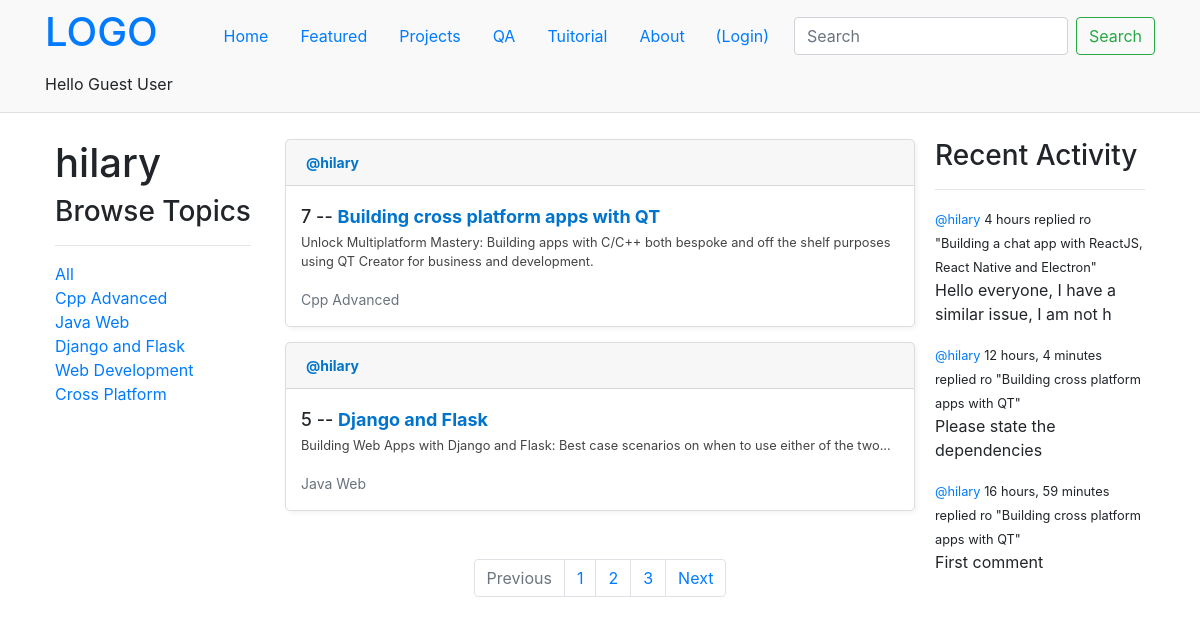
The app's page /profile/1/, older data.
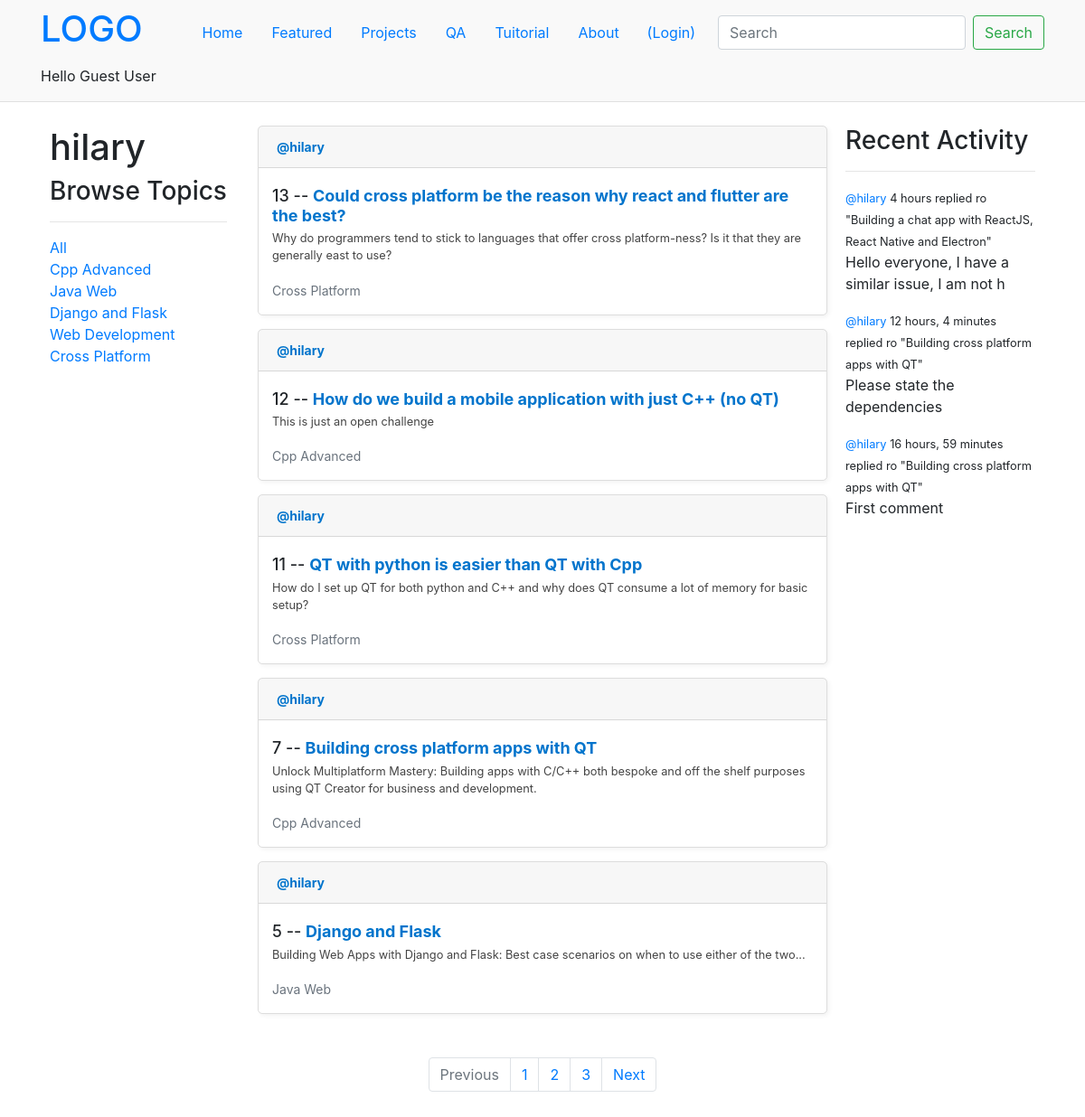
The same page, newer data.
### base/models.py (models this page shows, shortened)
class Topic(models.Model):
    name  = models.CharField(max_length=200)

class Room(models.Model):
    host = models.ForeignKey(User, on_delete=models.SET_NULL, null=True)
    topic = models.ForeignKey(Topic, on_delete=models.SET_NULL, null=True)
    name = models.CharField(max_length=200)
    description = models.TextField(null=True, blank=True)
    participants = models.ManyToManyField(User, related_name='participants', blank=True)
    updated  = models.DateTimeField(auto_now=True)
    created  = models.DateTimeField(auto_now_add=True)
    class Meta:
        ordering = ['-updated', '-created']
    def __str__(self):
        return self.name

class Message(models.Model):
    user = models.ForeignKey(User, on_delete=models.CASCADE)
    room = models.ForeignKey(Room, on_delete=models.CASCADE)
    body = models.TextField()
    updated  = models.DateTimeField(auto_now=True)
    created  = models.DateTimeField(auto_now_add=True)
    class Meta:
        ordering = ['-updated', '-created']
    def __str__(self):
        return self.body[0:50]

### base/views.py (the view)
# urls.py: path('profile/<str:pk>/', views.userProfile, name='user-profile'),
def userProfile(request, pk):
    user = User.objects.get(id=pk)
    rooms = user.room_set.all()
    room_messages = user.message_set.all()
    topics = Topic.objects.all()
    content = {
        'user': user, 'rooms': rooms, 'room_messages': room_messages, 'topics': topics
    }
    return render(request, 'base/profile.html', content)

### base/templates/base/profile.html (shortened to what this page needs)
{% extends "main.html" %} {% block content %}
<div class="home-container container">
    <div class="profile-container">
        <div>
            <div style="position: fixed">
                <h1>{{user.username}}</h1>
                {% include 'base/topics_component.html' %}
            </div>
        </div>
        <div>
            {% include 'base/feed_component.html' %}
            <nav aria-label="Page navigation example" class="my-5">
                <ul class="pagination justify-content-center">
                    <li class="page-item disabled">
                        <a class="page-link">Previous</a>
                    </li>
                    <li class="page-item"><a class="page-link" href="#">1</a></li>
                    <li class="page-item"><a class="page-link" href="#">2</a></li>
                    <li class="page-item"><a class="page-link" href="#">3</a></li>
                    <li class="page-item">
                    <a class="page-link" href="#">Next</a>
                    </li>
                </ul>
            </nav>
        </div>
        <div>{% include 'base/activity_component.html' %}</div>
    </div>
</div>
{% endblock content %}

### templates/main.html (shortened to what this page needs)
<!DOCTYPE html>
{% load static %}
<html style="scrollbar-width: none;">
    <head>
        <link rel="stylesheet" href="{% static 'css/bootstrap.min.css' %}">
        <link rel="stylesheet" href="{% static 'css/main.css' %}" media="screen">
    </head>
    <body class='pt-0'>
        {% include "navbar.html" %}
        {% block content %}
        {% endblock  %}
    </body>
</html>

### templates/navbar.html (shortened to what this page needs)
<div class="parent" style="position: sticky;">
  <nav class="bg-body-tertiary container">
    <div class="container-fluid d-flex my-0" style="justify-content: space-between; align-items: center;">
      <a class="my-2" href="/"><h1>LOGO</h1></a>
      <div class="d-flex" id="navbarText">
        <ul class="d-flex m-0">
          <li class="nav-item" style="height: fit-content;">
            <a class="nav-link active" aria-current="page" href="/">Home</a>
          </li>
          <li class="nav-item">
            <a class="nav-link" href="#">Featured</a>
          </li>
          <li class="nav-item">
            <a class="nav-link" href="#">Projects</a>
          </li>
          <li class="nav-item">
            <a class="nav-link active" aria-current="page" href="#">QA</a>
          </li>
          <li class="nav-item">
            <a class="nav-link" href="#">Tuitorial</a>
          </li>
          <li class="nav-item">
            <a class="nav-link" href="#">About</a>
          </li>
          <li class="nav-item" style="display: flex;">
            <div class="container" style="display: flex; align-items: center;">
              {% if request.user.is_authenticated %}
                <a href="{% url 'logout' %}" class="text-danger">(Logout)</a>
              {% else %}
                <a href="{% url 'login' %}">(Login)</a>
              {% endif %}
            </div>
          </li>
        </ul>
      </div>
      <form action="{% url 'home' %}" method="get" class="d-flex" role="search">
        <input class="form-control w-100 mr-2" type="search" name="q" placeholder="Search" aria-label="Search" />
        <button class="btn btn-outline-success" type="submit">Search</button>
      </form>
    </div>
  </nav>
  <div class="container">
    {% if request.user.is_authenticated %}
      <p>Hello {{ request.user }}</p>
    {% else %}
      <p>Hello Guest User</p>
    {% endif %}
  </div>
  <hr>
</div>

### base/templates/base/topics_component.html
<h3>Browse Topics</h3>
<hr>
<div>
    <a href="{% url "home" %}">All</a>
</div>
{% for topic in topics %}
    <div>
        <a href="{% url "home" %}?q={{topic.name}}">{{topic.name}}</a>
    </div>
{% endfor %}

### base/templates/base/feed_component.html (shortened to what this page needs)
{% for room in rooms%}
<div class="feed-item">
    <div class="feed-header card-header m-0">
        <a href="{% url 'user-profile' room.host.id %}" class="author"
            >@{{ room.host.username }}</a
        >
    </div>
    <div class="feed-item-body">
        <h5 class="feed-title">
            {{ room.id }} --
            <a href="{% url 'room' room.id %}" class="room-link">{{ room.name }}</a>
        </h5>
        <p class="description">{{room.description}}</p>
        <small class="topic">{{ room.topic.name }}</small>
    </div>
</div>
{% endfor %}

### base/templates/base/activity_component.html (shortened to what this page needs)
<h3 class="fs-3">Recent Activity</h3>
<hr>
{% for message in room_messages %}
    <div>
        <small>
            <a href="{% url "user-profile" message.user.id %}">@{{message.user}}</a>
            {{message.created|timesince}}
        </small>
        <small>replied ro "{{message.room}}"</small>
        <p>{{message}}</p>
    </div>
{% endfor %}

### static/css/main.css (style rules this page uses)
body { background-color: white !important; }
html { scrollbar-width: none !important; }
body { -ms-overflow-style: none !important; }

### templates/navbar.html (style rules this page uses)
.container-fluid { padding-left: 0px; padding-right: 0px; }
li { list-style-type: none; }
.parent { position: sticky; top: 0px; background-color: #f9f9f9; }

### base/templates/base/profile.html (style rules this page uses)
.profile-container { display: grid; grid-template-columns: 1fr 3fr 1fr; gap: 20px; }
.home-container > div { overflow-y: auto; max-height: 100%; padding: 10px; }

### base/templates/base/feed_component.html (style rules this page uses)
.feed-item { background: #fff; border: 1px solid #ddd; border-radius: 5px; margin-bottom: 15px; box-shadow: 2px 2px 5px rgba(0, 0, 0, 0.05); }
.feed-item-body { padding: 15px; }
.feed-header { display: flex; justify-content: space-between; align-items: center; font-size: 14px; margin-bottom: 8px; color: #6a737d; }
.author { font-weight: bold; color: #0074cc; text-decoration: none; }
.feed-title { font-size: 18px; margin: 5px 0; }
.room-link { color: #0074cc; text-decoration: none; font-weight: bold; }
.topic { font-size: 14px; color: #6a737d; }
.description { font-size: 0.8em; color: #444; }

Row changes from the older to the newer data that the page shows:
added Room: host.username "hilary", id "13", name "Could cross platform be the reason why react and flutter are the best?", description "Why do programmers tend to stick to languages that offer cross platform-ness? Is it that they are generally east to use?", topic.name "Cross Platform"
added Room: host.username "hilary", id "12", name "How do we build a mobile application with just C++ (no QT)", description "This is just an open challenge", topic.name "Cpp Advanced"
added Room: host.username "hilary", id "11", name "QT with python is easier than QT with Cpp", description "How do I set up QT for both python and C++ and why does QT consume a lot of memory for basic setup?", topic.name "Cross Platform"
